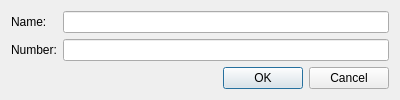
<?xml version="1.0" encoding="UTF-8"?>
<ui version="4.0">
 <class>editdialog</class>
 <widget class="QDialog" name="editdialog">
  <property name="geometry">
   <rect>
    <x>0</x>
    <y>0</y>
    <width>400</width>
    <height>99</height>
   </rect>
  </property>
  <property name="windowTitle">
   <string>Dialog</string>
  </property>
  <layout class="QGridLayout" name="gridLayout">
   <item row="0" column="0">
    <widget class="QLabel" name="label">
     <property name="text">
      <string>Name:</string>
     </property>
    </widget>
   </item>
   <item row="0" column="1">
    <widget class="QLineEdit" name="nameEdit"/>
   </item>
   <item row="1" column="0">
    <widget class="QLabel" name="label_2">
     <property name="text">
      <string>Number:</string>
     </property>
    </widget>
   </item>
   <item row="1" column="1">
    <widget class="QLineEdit" name="numberEdit"/>
   </item>
   <item row="2" column="1">
    <spacer name="verticalSpacer">
     <property name="orientation">
      <enum>Qt::Vertical</enum>
     </property>
     <property name="sizeHint" stdset="0">
      <size>
       <width>20</width>
       <height>0</height>
      </size>
     </property>
    </spacer>
   </item>
   <item row="3" column="0" colspan="2">
    <widget class="QDialogButtonBox" name="buttonBox">
     <property name="orientation">
      <enum>Qt::Horizontal</enum>
     </property>
     <property name="standardButtons">
      <set>QDialogButtonBox::Cancel|QDialogButtonBox::Ok</set>
     </property>
    </widget>
   </item>
  </layout>
 </widget>
 <tabstops>
  <tabstop>nameEdit</tabstop>
  <tabstop>numberEdit</tabstop>
 </tabstops>
 <resources/>
 <connections>
  <connection>
   <sender>buttonBox</sender>
   <signal>accepted()</signal>
   <receiver>editdialog</receiver>
   <slot>accept()</slot>
   <hints>
    <hint type="sourcelabel">
     <x>248</x>
     <y>254</y>
    </hint>
    <hint type="destinationlabel">
     <x>157</x>
     <y>274</y>
    </hint>
   </hints>
  </connection>
  <connection>
   <sender>buttonBox</sender>
   <signal>rejected()</signal>
   <receiver>editdialog</receiver>
   <slot>reject()</slot>
   <hints>
    <hint type="sourcelabel">
     <x>316</x>
     <y>260</y>
    </hint>
    <hint type="destinationlabel">
     <x>286</x>
     <y>274</y>
    </hint>
   </hints>
  </connection>
 </connections>
</ui>
